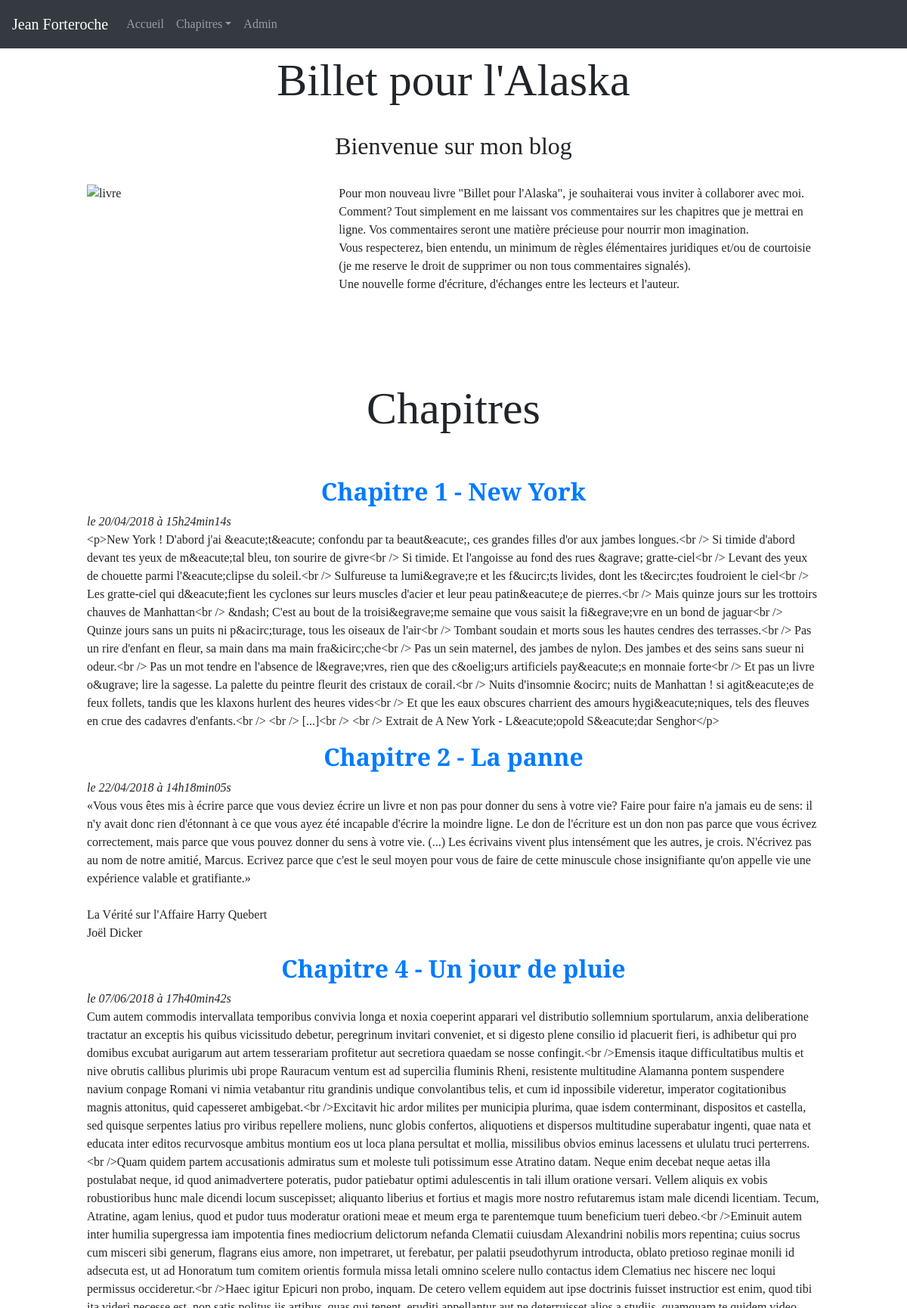
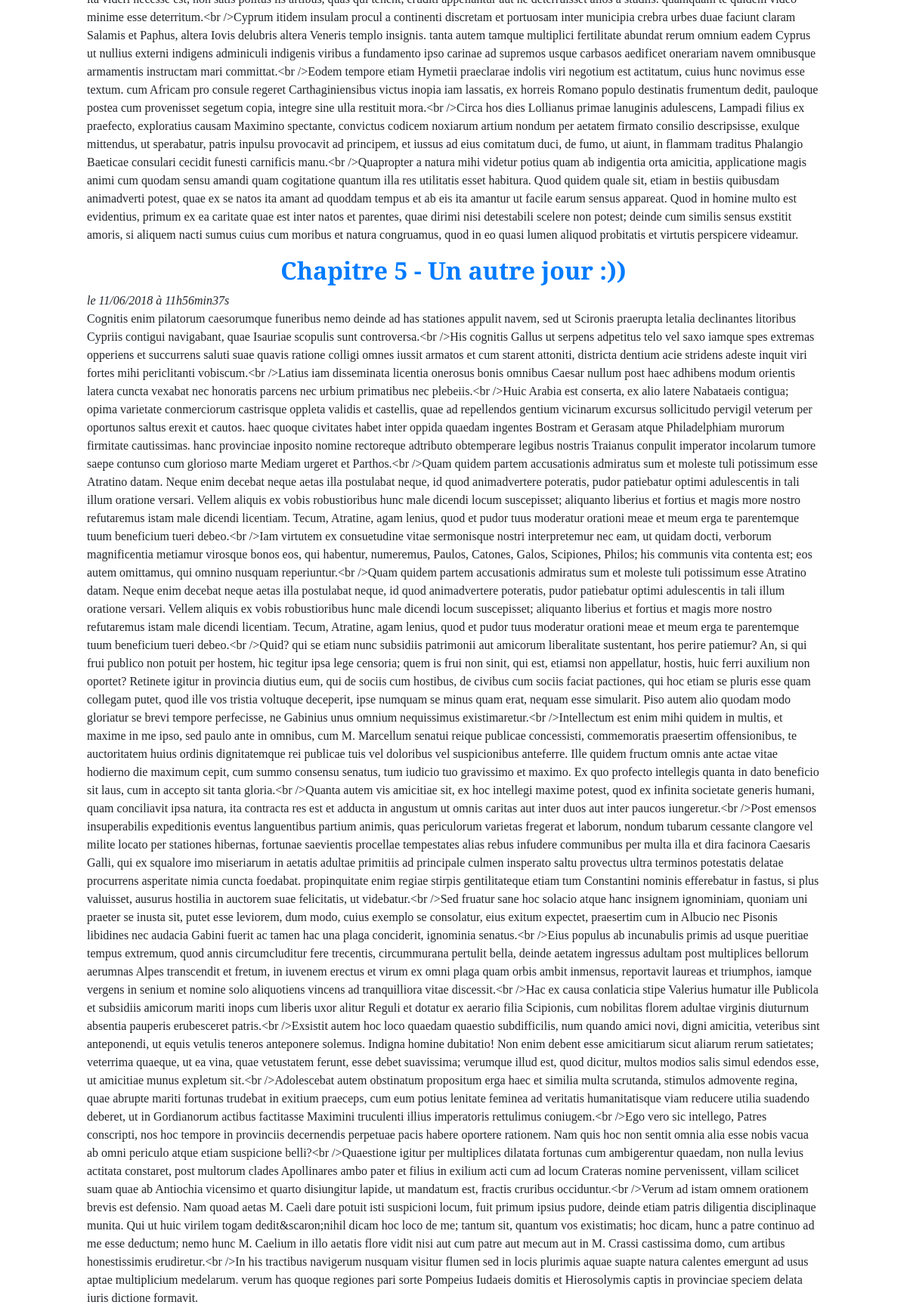
The page / (upper part) on the database its author committed (2 pictures, top to bottom).
### tables this page shows
CREATE TABLE IF NOT EXISTS `chapters` (
  `id` int(11) NOT NULL AUTO_INCREMENT,
  `title` varchar(255) DEFAULT NULL,
  `content` text,
  `creation_date` datetime NOT NULL,
  PRIMARY KEY (`id`)
);

### controller/frontend.php (called while the page is built, shortened)
<?php
require_once 'model/ChapterManager.php';
function listChapters()
{
    $chapterManager = new \Alaska\Blog\Model\ChapterManager();
    $chapters = $chapterManager->getChapters();
    include 'view/frontend/listChaptersView.php';
}

### model/ChapterManager.php (called while the page is built, shortened)
<?php
class ChapterManager extends Manager
{
    public function getChapters()
    {
        $db = $this->dbConnect();
        $req = $db->query('SELECT id, title, content, DATE_FORMAT(creation_date, \'%d/%m/%Y à %Hh%imin%ss\') AS creation_date_fr FROM chapters ORDER BY creation_date');
        return $req;
    }
}

### view/frontend/listChaptersView.php (the view, shortened to what this page needs)
<div class="container">
    <div class="jumbotron" id="accueil">
        <h1 class="chapitre">Billet pour l'Alaska</h1>
        <br>
        <h2>Bienvenue sur mon blog</h2>
        <br>
        <div class="row align-items-start">
            <img class="col-4" src="public/img/livre.jpg" alt="livre">
            <p class="col-8" id="bienvenue">Pour mon nouveau livre "Billet pour l'Alaska", je souhaiterai vous inviter à collaborer avec moi. Comment? Tout simplement en me laissant vos commentaires sur les chapitres que je mettrai en ligne. Vos commentaires seront une matière précieuse pour nourrir mon imagination.<br>Vous respecterez, bien entendu, un minimum de règles élémentaires juridiques et/ou de courtoisie (je me reserve le droit de supprimer ou non tous commentaires signalés).<br>
            Une nouvelle forme d'écriture, d'échanges entre les lecteurs et l'auteur. </p>
        </div>
    </div>
    <div class="jumbotron jumbotron-fluid">
        <h1 class="chapitre">Chapitres</h1>
        <h2 class="ecrit">Derniers chapitres écrits</h2>
    <?php while ($data = $chapters->fetch()): ?>
        <h2><strong><a href="index.php?action=chapter&amp;id=<?= $data['id'] ?>"><?= htmlspecialchars($data['title']) ?></a></strong></h2><em>le <?= $data['creation_date_fr'] ?></em>
        <p><?= nl2br(htmlspecialchars($data['content'])) ?></p>
    <?php endwhile; ?>
    </div>
</div>
<?php require'template.php'; ?>

### public/css/style.css (style rules this page uses)
body { font-family: 'Bitter', serif; position: relative; background: url('../../public/img/fond.jpg') no-repeat center center fixed; -webkit-background-size: cover; -moz-background-size: cover; background-size: cover; -o-background-size: cover; }
.chapitre { font-size: 60px; text-align: center; }
.ecrit { color: white; }
h2, h3 { text-align: center; }
img { width: 100%; }
.jumbotron { padding: 30px; margin: 40px; background: rgba(255, 255, 255, 0.5); }
.jumbotron img { padding-bottom: 20px; }

### rows shown on the page
chapters: title "Chapitre 1 - New York", creation_date_fr "20/04/2018 à 15h24min14s", content "<p>New York ! D'abord j'ai &eacute;t&eacute; confondu par ta beaut&eacute;, ces grandes filles d'or aux jambes longues.<br /> Si timide d'abord devant tes yeux de m&eacute;tal bleu, ton sourire de givre<br /> Si timide. Et l'angoisse au fond des rues &agrave; gratte-ciel<br /> Levant des yeux de chouette parmi l'&eacute;clipse du soleil.<br /> Sulfureuse ta lumi&egrave;re et les f&ucirc;ts livides, dont les t&ecirc;tes foudroient le ciel<br /> Les gratte-ciel qui d&eacute;fient les cyclones sur leurs muscles d'acier et leur peau patin&eacute;e de pierres.<br /> Mais quinze jours sur les trottoirs chauves de Manhattan<br /> &ndash; C'est au bout de la troisi&egrave;me semaine que vous saisit…"
chapters: title "Chapitre 2 - La panne", creation_date_fr "22/04/2018 à 14h18min05s", content "«Vous vous êtes mis à écrire parce que vous deviez écrire un livre et non pas pour donner du sens à votre vie? Faire pour faire n'a jamais eu de sens: il n'y avait donc rien d'étonnant à ce que vous ayez été incapable d'écrire la moindre ligne. Le don de l'écriture est un don non pas parce que vous écrivez correctement, mais parce que vous pouvez donner du sens à votre vie. (...) Les écrivains vivent plus intensément que les autres, je crois. N'écrivez pas au nom de notre amitié, Marcus. Ecrivez parce que c'est le seul moyen pour vous de faire de cette minuscule chose insignifiante qu'on appelle vie une expérience valable et gratifiante.» La Vérité sur l'Affaire Harry Quebert Joël Dicker"
chapters: title "Chapitre 4 - Un jour de pluie", creation_date_fr "07/06/2018 à 17h40min42s", content "Cum autem commodis intervallata temporibus convivia longa et noxia coeperint apparari vel distributio sollemnium sportularum, anxia deliberatione tractatur an exceptis his quibus vicissitudo debetur, peregrinum invitari conveniet, et si digesto plene consilio id placuerit fieri, is adhibetur qui pro domibus excubat aurigarum aut artem tesserariam profitetur aut secretiora quaedam se nosse confingit.<br />Emensis itaque difficultatibus multis et nive obrutis callibus plurimis ubi prope Rauracum ventum est ad supercilia fluminis Rheni, resistente multitudine Alamanna pontem suspendere navium conpage Romani vi nimia vetabantur ritu grandinis undique convolantibus telis, et cum id inpossibile…"
chapters: title "Chapitre 5 - Un autre jour :))", creation_date_fr "11/06/2018 à 11h56min37s", content "Cognitis enim pilatorum caesorumque funeribus nemo deinde ad has stationes appulit navem, sed ut Scironis praerupta letalia declinantes litoribus Cypriis contigui navigabant, quae Isauriae scopulis sunt controversa.<br />His cognitis Gallus ut serpens adpetitus telo vel saxo iamque spes extremas opperiens et succurrens saluti suae quavis ratione colligi omnes iussit armatos et cum starent attoniti, districta dentium acie stridens adeste inquit viri fortes mihi periclitanti vobiscum.<br />Latius iam disseminata licentia onerosus bonis omnibus Caesar nullum post haec adhibens modum orientis latera cuncta vexabat nec honoratis parcens nec urbium primatibus nec plebeiis.<br />Huic Arabia est…"
